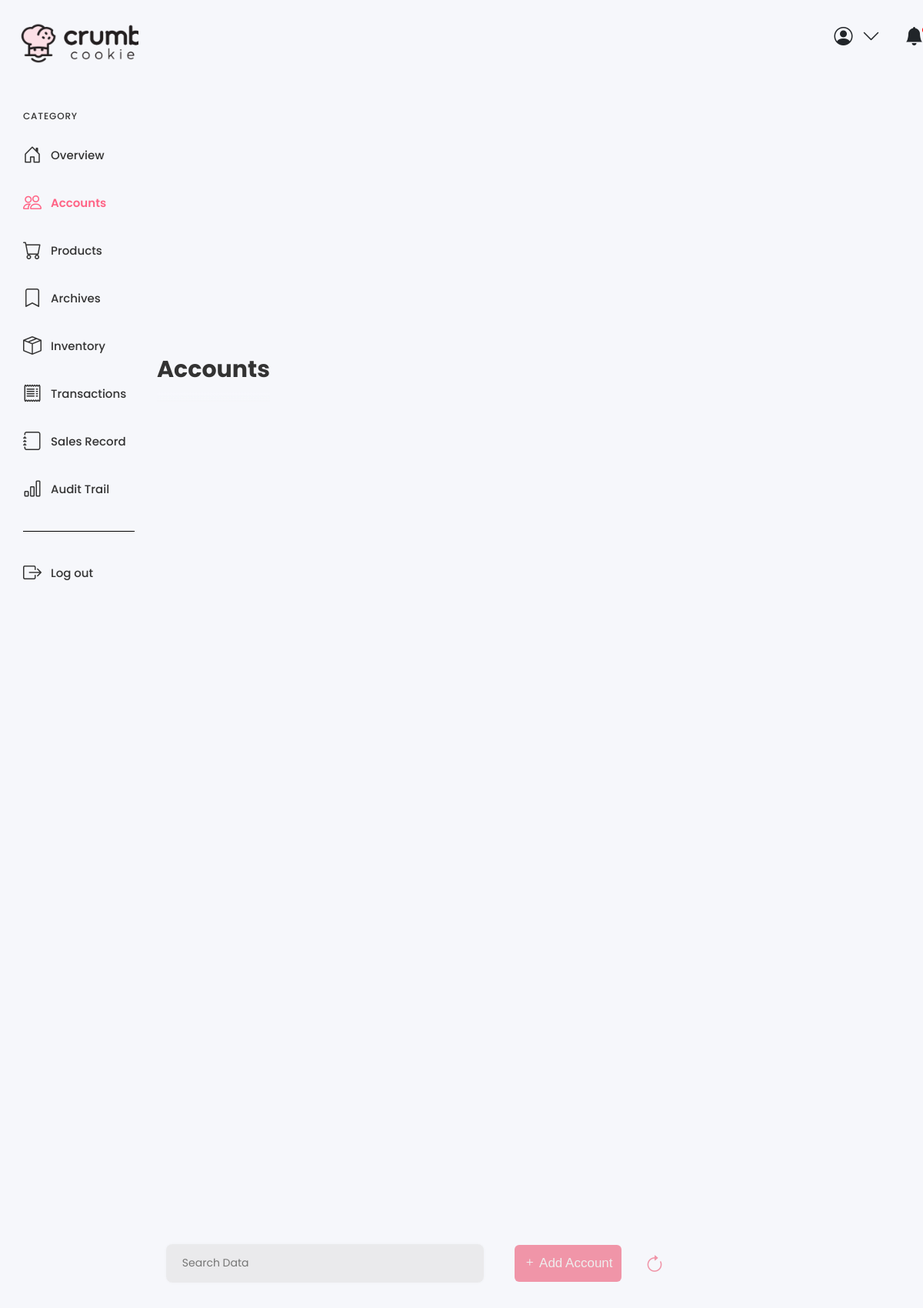
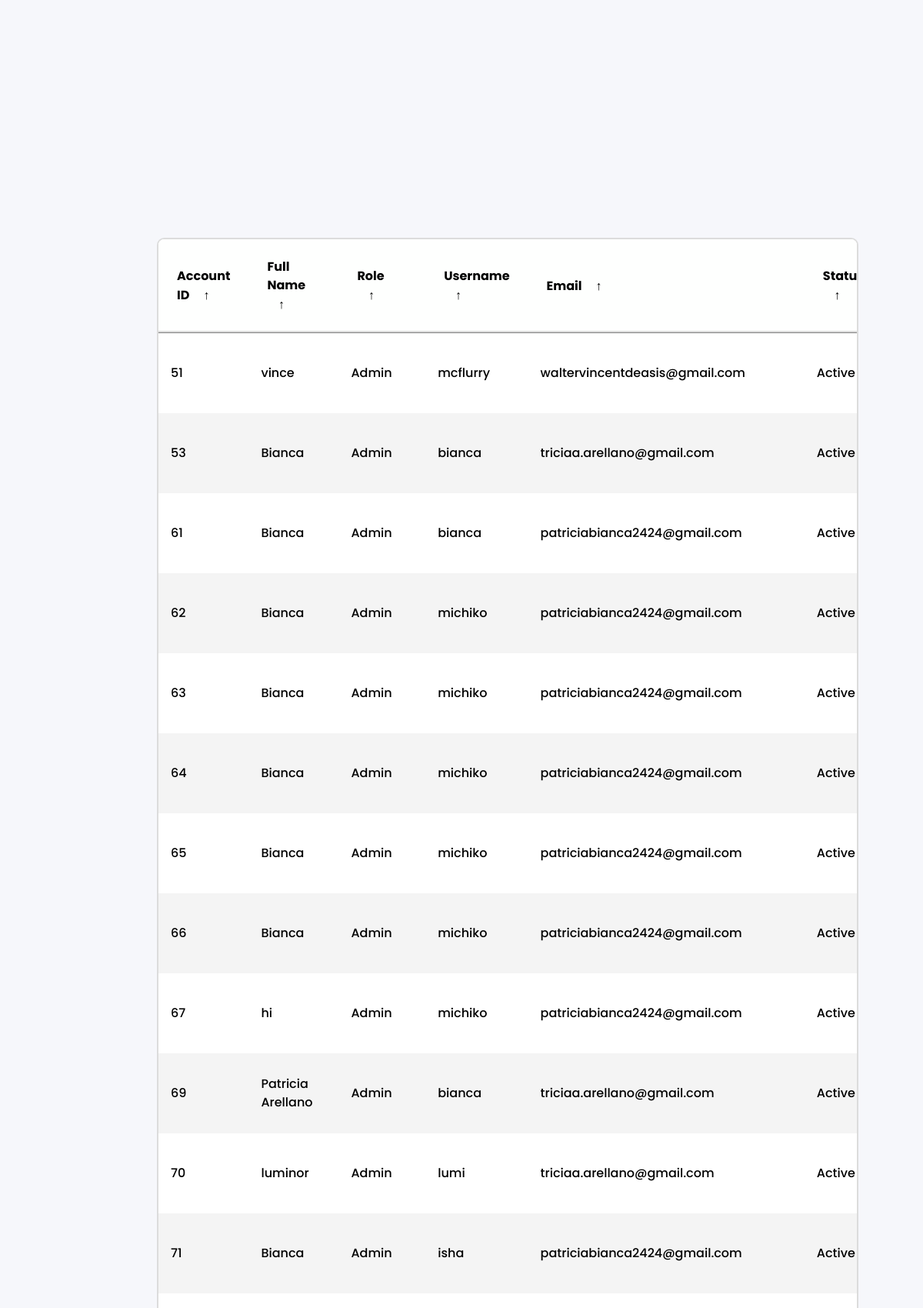
The page /accounts.php (upper part) on the database its author committed (2 pictures, top to bottom).
### tables this page shows
CREATE TABLE `user_table` (
  `user_id` int(11) NOT NULL AUTO_INCREMENT,
  `full_name` varchar(70) DEFAULT NULL,
  `role` varchar(45) DEFAULT NULL,
  `username` varchar(45) DEFAULT NULL,
  `password` varchar(45) DEFAULT NULL,
  `email` varchar(45) DEFAULT NULL,
  `otp` int(11) DEFAULT NULL,
  `status` enum('Active','Inactive') DEFAULT 'Inactive',
  PRIMARY KEY (`user_id`)
);

### accounts.php (the view, shortened to what this page needs)
<!doctype html>
<html lang="en">
  <head>
    <link rel="stylesheet" href="style.css">
    <link href="https://cdn.jsdelivr.net/npm/bootstrap@5.3.3/dist/css/bootstrap.min.css" rel="stylesheet">
    <link href="https://cdn.jsdelivr.net/npm/bootstrap-icons@1.8.0/font/bootstrap-icons.css" rel="stylesheet">
</head>
  <body>
  <div class="sidebar">
  <a class="logo" href="dashboard.php">
    <img src="images/logopic.png" alt="Logo">
  </a>
  <div class="side-wrapper">
   <div class="side-title">CATEGORY</div>
   <div class="side-menu">
    <a class="sidebar-link" href="dashboard.php">
     <i class="bi bi-house-door icon"></i>
     Overview
    </a>
    <a class="sidebar-link is-active" href="accounts.php">
     <i class="bi bi-people"></i>
     Accounts
    </a>
    <a class="sidebar-link" href="products.php">
     <i class="bi bi-cart icon"></i>
     Products
    </a>
    <a class="sidebar-link" href="archives.php">
     <i class="bi bi-bookmark"></i>
     Archives
    </a>
    <a class="sidebar-link" href="inventory.php">
     <i class="bi bi-box-seam icon"></i>
     Inventory
    </a>
	<a class="sidebar-link" href="transactions.php">
     <i class="bi bi-receipt"></i>
     Transactions
    </a>
    <a class="sidebar-link" href="salesrecord.php">
     <i class="bi bi-journal icon"></i>
     Sales Record
    </a>
    <a class="sidebar-link" href="audittrail.php">
     <i class="bi bi-bar-chart icon"></i>
     Audit Trail
    </a>
   </div>
  </div>
  <div class="side-wrapper">
   <div class="side-menu">
    <a class="sidebar-link" href="logout.php">
     <i class="bi bi-box-arrow-right icon"></i>
     Log out
    </a>
   </div>
  </div>
 </div>
 <div class="wrapper-table">
  <div class="header">
   <div class="user-settings-container">
      <div class="user-settings">
        <i class="bi bi-person-circle"></i>
        <i class="bi bi-chevron-down"></i>
      </div>
      <div class="user-settings">
        <div class="notify">
          <i class="bi bi-bell-fill"></i>
        </div>
      </div>
    </div>
  </div>
  <div class="main-container">
   <div class="main-header anim" style="--delay: 0s">Accounts</div>
</div>
      <?php
include "dbconnect.php";
$selectsql = "SELECT * FROM user_table WHERE status = 'active'";
$result = $conn->query($selectsql);
if ($result->num_rows > 0) {
    echo "<main class='table anim' style='--delay: .4s' id='user_table'>";
    echo "<section class='table__header anim' style='--delay: .2s'>";
    echo "<div class='input-group'>";
    echo "<input type='search' name='search' class='search-input' placeholder='Search Data'>";
    echo "</div>";
    echo "<button type='button' class='btn btn-pink bi bi-plus' data-bs-toggle='modal' data-bs-target='#pinkModal'> Add Account</button>";
    echo "<button id='refreshButton' class='btn-refresh'><i class='bi bi-arrow-clockwise'></i></button>";
    echo "</section>";
    echo "<section class='table__body'>";
    echo "<table>";
    echo "<thead>";
    echo "<tr>";
    echo "<th>Account ID <span class='icon-arrow'>&UpArrow;</span></th>";
    echo "<th>Full Name <span class='icon-arrow'>&UpArrow;</span></th>";
    echo "<th>Role <span class='icon-arrow'>&UpArrow;</span></th>";
    echo "<th>Username <span class='icon-arrow'>&UpArrow;</span></th>";
    echo "<th>Email <span class='icon-arrow'>&UpArrow;</span></th>";
    echo "<th>Status <span class='icon-arrow'>&UpArrow;</span></th>";
    echo "</tr>";
    echo "</thead>";
    echo "<tbody>";
    foreach ($result as $fielddata) {
        echo "<tr>";
        echo "<td>" . $fielddata['user_id'] . "</td>";
        echo "<td>" . $fielddata['full_name'] . "</td>";
        echo "<td>" . $fielddata['role'] . "</td>";
        echo "<td>" . $fielddata['username'] . "</td>";
        echo "<td>" . $fielddata['email'] . "</td>";
        echo "<td>" . $fielddata['status'] . "</td>";
        echo "</tr>";
    }
    echo "</tbody>";
    echo "</table>";
} else {
    echo "No records found";
}
?>
         </section>
  </main>
</body>
</html>

### style.css (style rules this page uses)
* { margin: 0; padding: 0; box-sizing: border-box; font-family: "Poppins", sans-serif; }
:root { --tran-03: all 0.2s ease; --tran-03: all 0.3s ease; --tran-04: all 0.3s ease; --tran-05: all 0.3s ease; --body-font: "Poppins", sans-serif; --theme-bg: #f6f7fb; --body-color: #333; --button-bg: #fdfbff; --border-color: #000; --delay: 0s; }
html { -webkit-font-smoothing: antialiased; }
.sidebar { width: 15%; height: 100%; padding: 30px; display: flex; flex-direction: column; flex-shrink: 0; transition-duration: 0.2s; overflow-y: auto; overflow-x: hidden; }
.sidebar .logo img { width: 200px; height: 100px; margin-top: -1.5rem; margin-left: -1rem; flex-shrink: 0; color: #333; align-items: left; justify-content: left; object-fit: cover; }
.sidebar-link:hover, .sidebar-link.is-active { color: #ff6486; font-weight: 600; }
.side-menu { display: flex; flex-direction: column; }
.side-menu a { display: flex; align-items: center; text-decoration: none; color: var(--body-color); }
.side-menu a + a { margin-top: 26px; }
.bi { font-size: 1.5rem; margin-right: 0.75rem; }
.side-title { font-size: 12px; letter-spacing: 0.07em; margin-bottom: 24px; color: #333; }
.side-wrapper { border-bottom: 1px solid var(--border-color); padding: 36px 0; width: 145px; }
.side-wrapper + .side-wrapper { border-bottom: none; }
.user-settings-container { display: flex; position: relative; left: 60%; }
.user-settings { position: relative; display: flex; align-items: center; margin-left: 20px; cursor: pointer; }
.notify { position: relative; display: flex; align-items: center; }
.main-container { display: flex; flex-direction: column; padding: 0 30px 30px; flex-grow: 1; overflow: auto; }
.anim { animation: bottom 0.8s var(--delay) both; }
.main-header { font-size: 30px; color: #333; font-weight: 700; margin-top: 30px; padding-bottom: 20px; position: sticky; top: 0; left: 0; background: linear-gradient( to bottom, #f6f7fb 0%, #f6f7fb 78%, rgb(31 29 43 / 0%) 100% ); z-index: 11; }
.wrapper-table { display: flex; flex-direction: column; flex-grow: 1; }
* { margin: 0; padding: 0; box-sizing: border-box; }
main.table { width: calc(100vw - 200px); max-width: 100%; width: 89vw; height: 85vh; margin-top: 30px; font-size: 16px; overflow: hidden; }
.table__header { position: relative; width: 100%; height: 10%; padding: 0.8rem 1rem; display: flex; justify-content: space-between; align-items: center; }
.table__header .input-group { width: 35%; height: 100%; max-height: 50px; background-color: #fefffe; padding: 0 0.8rem; border: 2px solid gainsboro; border-radius: 1rem; margin-top: 20px; margin-left: 1.5rem; display: flex; justify-content: center; align-items: center; transition: 0.2s; }
.table__header .input-group input { width: 100%; padding: 0 0.5rem 0 0.3rem; background-color: transparent; border: none; outline: none; }
.table__body { width: 95%; max-height: calc(89% - 1.6rem); background-color: #fffb; border: 2px solid gainsboro; margin: 0.8rem auto; border-radius: 0.6rem; overflow: auto; overflow: overlay; }
table { width: 100%; }
table, th, td { border-collapse: collapse; padding: 1rem; text-align: left; }
thead th { padding: 1.5rem; position: sticky; top: 0; left: 0; background-color: #fefffe; cursor: pointer; text-transform: capitalize; color: var(--toggle-color); z-index: 2; }
th::after { content: ""; position: absolute; bottom: 0; left: 0; width: 100%; height: 2px; background-color: gainsboro; z-index: -1; }
tbody tr:nth-child(even) { background-color: #0000000b; }
tbody tr { --delay: 0.1s; transition: 0.5s ease-in-out var(--delay), background-color 0s; }
tbody tr td, tbody tr td p, tbody tr td img { transition: 0.2s ease-in-out; }
thead th span.icon-arrow { display: inline-block; width: 1.3rem; height: 1.3rem; border-radius: 50%; border: 1.4px solid transparent; text-align: center; font-size: 1rem; margin-left: 0.5rem; transition: 0.2s ease-in-out; }

### rows shown on the page
user_table: user_id "51", full_name "vince", role "Admin", username "mcflurry", email "waltervincentdeasis@gmail.com", status "Active"
user_table: user_id "53", full_name "Bianca", role "Admin", username "bianca", email "triciaa.arellano@gmail.com", status "Active"
user_table: user_id "61", full_name "Bianca", role "Admin", username "bianca", email "patriciabianca2424@gmail.com", status "Active"
user_table: user_id "62", full_name "Bianca", role "Admin", username "michiko", email "patriciabianca2424@gmail.com", status "Active"
user_table: user_id "63", full_name "Bianca", role "Admin", username "michiko", email "patriciabianca2424@gmail.com", status "Active"
user_table: user_id "64", full_name "Bianca", role "Admin", username "michiko", email "patriciabianca2424@gmail.com", status "Active"
user_table: user_id "65", full_name "Bianca", role "Admin", username "michiko", email "patriciabianca2424@gmail.com", status "Active"
user_table: user_id "66", full_name "Bianca", role "Admin", username "michiko", email "patriciabianca2424@gmail.com", status "Active"
user_table: user_id "67", full_name "hi", role "Admin", username "michiko", email "patriciabianca2424@gmail.com", status "Active"
user_table: user_id "69", full_name "Patricia Arellano", role "Admin", username "bianca", email "triciaa.arellano@gmail.com", status "Active"
user_table: user_id "70", full_name "luminor", role "Admin", username "lumi", email "triciaa.arellano@gmail.com", status "Active"
user_table: user_id "71", full_name "Bianca", role "Admin", username "isha", email "patriciabianca2424@gmail.com", status "Active"
